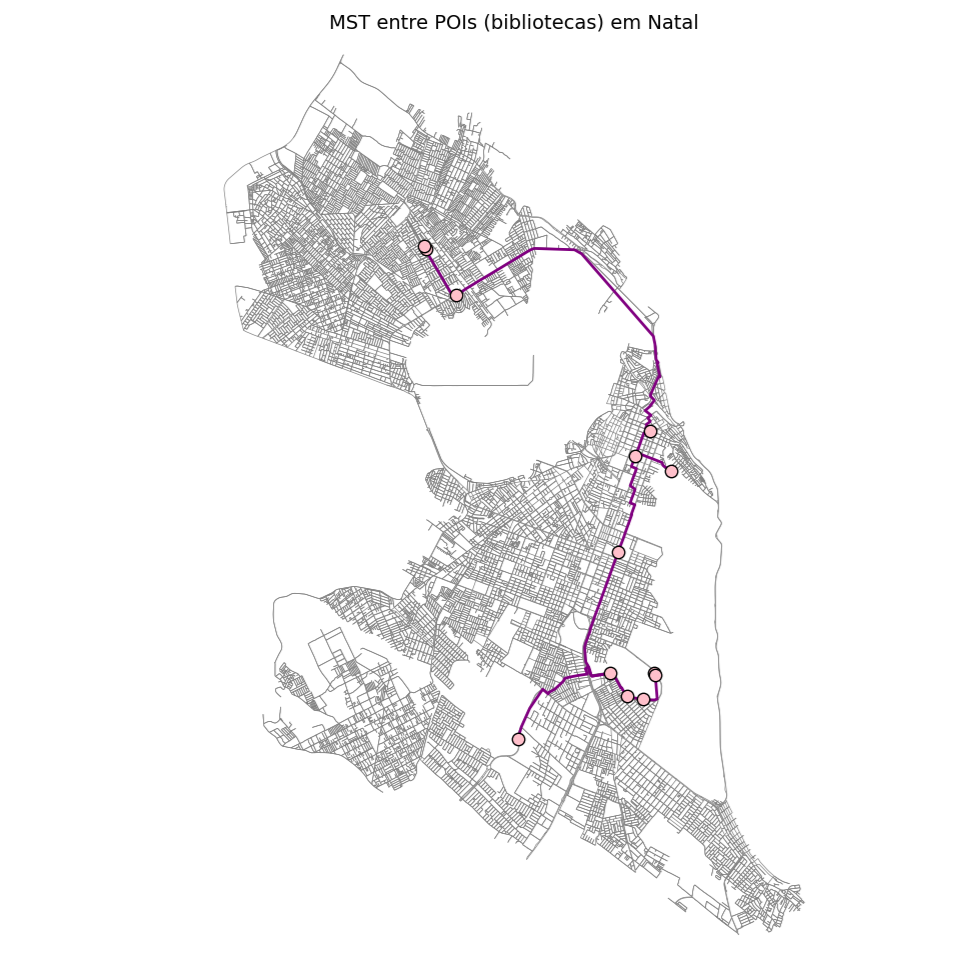

This figure's Python source:
import osmnx as ox
import networkx as nx
import matplotlib.pyplot as plt

# Função para converter um grafo dirigido em um MultiGraph não direcionado
# Mantém todos os nós, arestas e atributos do grafo original
def to_undirected_multigraph(G):
    H = nx.MultiGraph()
    # Copiar nós e seus atributos
    for n, data in G.nodes(data=True):
        H.add_node(n, **data)

    # Copiar arestas e seus atributos
    for u, v, data in G.edges(data=True):
        H.add_edge(u, v, **data)

    # Copiar atributos de grafo
    H.graph.update(G.graph)
    return H

# Definir local de interesse: Natal, RN, Brasil
place = "Natal, Rio Grande do Norte, Brazil"
# Baixar grafo de ruas para veículos (tipo 'drive')
G = ox.graph_from_place(place, network_type='drive')

# Converter para grafo não direcionado, permitindo múltiplas arestas
G_undirected = to_undirected_multigraph(G)

# Buscar POIs com tag 'library' (biblioteca)
tags = {'amenity': 'library'}
pois = ox.features.features_from_place(place, tags=tags)

# Extrair coordenadas dos POIs, tratando pontos e polígonos
library_points = []
for idx, row in pois.iterrows():
    if row.geometry.geom_type == 'Point':
        library_points.append((row.geometry.y, row.geometry.x))
    else:
        # Para polígonos, usar o centroide
        library_points.append((row.geometry.centroid.y, row.geometry.centroid.x))

# Se não encontrar bibliotecas, tenta buscar escolas como fallback
if not library_points:
    print("Nenhuma biblioteca encontrada. Tentando escolas...")
    tags = {'amenity': 'school'}
    pois = ox.features.features_from_place(place, tags=tags)
    for idx, row in pois.iterrows():
        if row.geometry.geom_type == 'Point':
            library_points.append((row.geometry.y, row.geometry.x))
        else:
            library_points.append((row.geometry.centroid.y, row.geometry.centroid.x))
    if not library_points:
        # Se ainda vazio, interrompe com erro
        raise ValueError("Nenhum POI encontrado para as categorias tentadas.")

# Separar latitudes e longitudes para busca dos nós mais próximos
latitudes = [lp[0] for lp in library_points]
longitudes = [lp[1] for lp in library_points]
# Encontrar nós de grafo mais próximos de cada POI
library_nodes = ox.distance.nearest_nodes(G_undirected, X=longitudes, Y=latitudes)
# Remover duplicatas de nós
library_nodes = list(set(library_nodes))

# Garantir POIs suficientes para cálculo de MST
if len(library_nodes) < 2:
    raise ValueError("POIs insuficientes para criar um MST (menos de 2 pontos).")

# Criar grafo de interesse conectando cada par de POIs
G_interest = nx.Graph()
for i in range(len(library_nodes)):
    for j in range(i+1, len(library_nodes)):
        # Caminho mais curto entre os dois nós, ponderado por 'length'
        route = nx.shortest_path(G_undirected, library_nodes[i], library_nodes[j], weight='length')
        # Calcular comprimento total da rota
        route_length = 0
        for k in range(len(route)-1):
            # MultiGraph: seleciona a primeira aresta [0]
            route_length += G_undirected[route[k]][route[k+1]][0]['length']
        # Adicionar aresta ao grafo de interesse com peso igual à distância da rota
        G_interest.add_edge(library_nodes[i], library_nodes[j], weight=route_length)

# Calcular as arestas do Minimum Spanning Tree (MST)
mst_edges = list(nx.minimum_spanning_edges(G_interest, data=True))
# Somar os pesos para obter comprimento total do MST
total_mst_length = sum(d['weight'] for _, _, d in mst_edges)
# Converter de metros para quilômetros
total_mst_km = total_mst_length / 1000
# Exibir resultado com duas casas decimais em quilômetros
print(f"Comprimento total do MST entre os POIs selecionados: {total_mst_km:.2f} km")

# Reconstruir as rotas completas dos pares conectados pelo MST
mst_routes = []
for (u, v, d) in mst_edges:
    route = nx.shortest_path(G_undirected, u, v, weight='length')
    mst_routes.append(route)

# --- Plotagem ---
# Gerar figura e eixos para matplotlib
fig, ax = plt.subplots(figsize=(10, 10))
# Desenhar grafo base em cinza
ox.plot_graph(
    G_undirected,
    ax=ax,
    node_size=0,
    edge_color="gray",
    edge_linewidth=0.5,
    show=False,
    close=False,
)

# Destacar cada rota do MST em vermelho
for route in mst_routes:
    x = [G_undirected.nodes[n]['x'] for n in route]
    y = [G_undirected.nodes[n]['y'] for n in route]
    ax.plot(x, y, color='purple', linewidth=2, zorder=4)

# Plotar POIs (bibliotecas) em azul com borda preta
poi_x = [G_undirected.nodes[n]['x'] for n in library_nodes]
poi_y = [G_undirected.nodes[n]['y'] for n in library_nodes]
ax.scatter(poi_x, poi_y, c='pink', s=80, edgecolor='black', zorder=5)

# Título e ajustes finais
plt.title("MST entre POIs (bibliotecas) em Natal", fontsize=14)
ax.axis('off')  # remover eixos para melhor visualização
plt.tight_layout()
plt.show()
